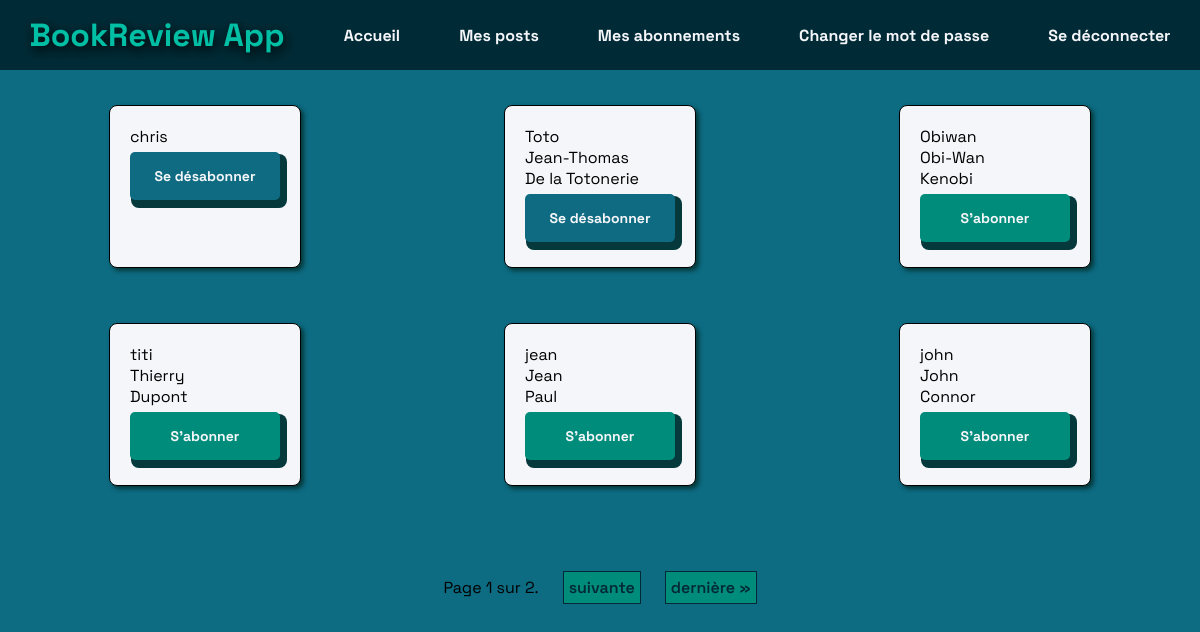
/users/list (signed in), run on the app's committed database.
### core/models.py (models this page shows, shortened)
class User(AbstractUser):
    pass
    @property
    def followed_people(self):
        list_followed_people = []
        for followed_people in self.following.all():
            list_followed_people.append(followed_people.followed_user)
        return list_followed_people

### review/views.py (the view)
# urls.py: path('users/list', login_required(review.views.UsersList.as_view()), name='users-list'),
class UsersList(View):
    def get(self, request):
        user = request.user
        users_to_follow = User.objects.all().exclude(id=request.user.id)
        list_followed_people = user.followed_people
        paginator = Paginator(users_to_follow, PAGINATOR_NB)
        page_number = request.GET.get('page')
        page_obj = paginator.get_page(page_number)
        context = {
            "users_to_follow": users_to_follow,
            "followed_people": list_followed_people,
            "page_obj": page_obj
        }
        return render(request, 'review/users_list.html', context)

### review/templates/review/users_list.html (shortened to what this page needs)
{% extends 'base.html' %}
{% load static %}
{% block statics %}
    <link rel="stylesheet" type="text/css" href="{% static 'review/styles.css' %}?{% now "U" %}">
{% endblock %}
{% block content %}
    <div class="bloc-card-user">
        {% for user in page_obj %}
            <div class="card-user">
                <p>{{ user.username }}</p>
                <p>{{ user.first_name }}</p>
                <p>{{ user.last_name }}</p>
                {% if user in followed_people %}
                    <form method="POST" action="{% url 'remove-follower' user.pk %}">
                        <button class="btn-followed" type="submit">Se désabonner</button>
                    </form>
                {% else %}
                    <form method="POST" action="{% url 'add-follower' user.pk %}">
                        <button class="btn-to-follow" type="submit">S'abonner</button>
                    </form>
                {% endif %}
            </div>
        {% empty %}
            <p>Oups... Il n'y pas d'autres utilisateurs !</p>
        {% endfor %}
    </div>
    {% if page_obj %}
        <div class="paginator-container">
            <span class="bloc-nb-page">
                Page {{ page_obj.number }} sur {{ page_obj.paginator.num_pages }}.
            </span>
            {% if page_obj.has_next %}
                <a class="link-page" href="?page={{ page_obj.next_page_number }}">suivante</a>
                <a class="link-page" href="?page={{ page_obj.paginator.num_pages }}">dernière »</a>
            {% endif %}
        </div>
    {% endif %}
{% endblock %}

### static/base/styles.css (style rules this page uses)
* { margin: 0; padding: 0; box-sizing: border-box; -webkit-font-smoothing: antialiased; font-family: 'Space Grotesk', sans-serif; }

### review/static/review/styles.css (style rules this page uses)
body { background-color: #0D6B82; }
.btn-ticket, .btn-to-follow, .btn-followed, .btn-validate { width: 150px; padding: 15px; background: rgba(0, 140, 122, 1); border-radius: 5px; margin: 5px 0; box-shadow: 4px 5px 0 3px #05393b; border: none; cursor: pointer; transition: all 0.2s linear; color: #f5f6fa; font-weight: 900; font-size: 18px; position: relative; top: 0; left: 0; }
.paginator-container { display: flex; flex-direction: row; justify-content: center; align-items: center; }
.link-page { margin: 0 1%; color: #012A36; text-decoration: none; font-weight: 600; border: 1px solid; padding: 5px; background-color: rgba(0, 140, 122, 1); }
.bloc-nb-page { margin: 0 1%; }
.bloc-card-user { display: grid; grid-template-columns: repeat(auto-fill, minmax(300px, 1fr)); padding: 15px; gap: 15px; justify-items: center; margin-bottom: 50px; }
.card-user { padding: 20px; border: 1px solid; background: #f5f6fa; border-radius: 8px; box-shadow: 3px 3px 4px 0 #05393b; margin: 20px 0; }
.btn-to-follow, .btn-followed { font-size: 14px; }
.btn-followed { background-color: #0F6B81; }

### data on the page
User: username "chris", shows "Se désabonner"
User: username "Toto", first_name "Jean-Thomas", last_name "De la Totonerie", shows "Se désabonner"
User: username "Obiwan", first_name "Obi-Wan", last_name "Kenobi", shows "S'abonner"
User: username "titi", first_name "Thierry", last_name "Dupont", shows "S'abonner"
User: username "jean", first_name "Jean", last_name "Paul", shows "S'abonner"
User: username "john", first_name "John", last_name "Connor", shows "S'abonner"

### other printed values
{{ page_obj.number }} "1"
{{ page_obj.paginator.num_pages }} "2"
